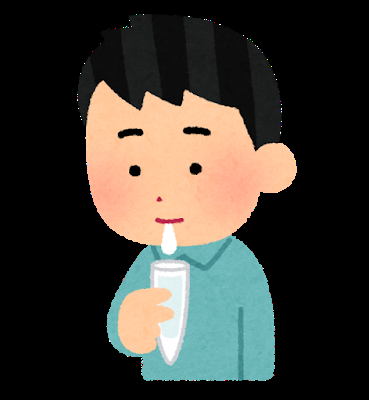
#> input picture medical_kentai_daeki.png, 369 x 400 px
$ python filter.py
#> lines starting #> are read from the running program, lines starting #| are printed output that depends on the picture
#!/usr/bin/env python
# coding: utf-8

# In[1]:


import cv2
import numpy as np

#Filterクラス スーパークラス
class Filter():
    #画像を受け取るメソッド nは1の時がグレースケール  0はRGB -1はRGBA
    def transform(self,img,n):
#> called with img = 'medical_kentai_daeki.png', n = -1
        if n==1:  #グレースケールをimreadに入れることはできないためこのように画像を保持する
            self.img=img
        else:
            self.img=cv2.imread(img)    #画像を読む
#> self.img is the input picture: shape (400, 369, 3); mean B, G, R 52.7, 59.7, 62.6

    #画像を返すメソッド
    def getimg(self):
        return self.img

#Gammaクラス サブクラス  画像をガンマにする
class Gamma(Filter):
    def gammado(self):  #ガンマにするメソッド

        #線形濃度変換
        scale=0.5

        # 画素値の最大値
        imax =(filterimg.getimg()).max()

        # ガンマ補正
        gray = imax*(filterimg.getimg()/ imax)*(1/scale)

        return gray  #ガンマの画像を返す

#Monoクラス サブクラス  画像をモノクロにする
class Mono(Filter):
    def monodo(self):  #モノクロにするメソッド
        gray_img=cv2.cvtColor(filterimg.getimg(),cv2.COLOR_RGB2GRAY)  #受け取った家蔵をモノクロにする
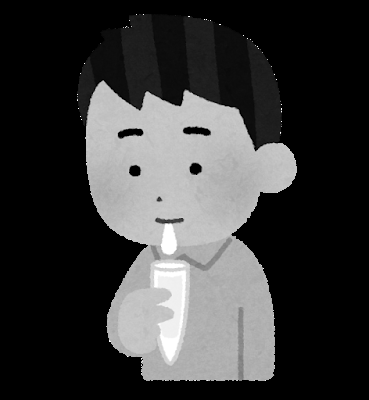
#> gray_img: shape (400, 369); min 0, max 255, mean 57.9
#> in gammado, `imax =(filterimg.getimg()).max()`: imax = 255
        return gray_img #モノクロ画像を返す

#フィルターの組み合わせが出来るクラス
class CompositeFilter():

    def tasu(self):  #フィルターを組み合わせるメソッド
        for i in range(8):  #モノクロ、ガンマを足すことを繰り返す
            mono=Mono()  #同じクラスをもう一つインスタンス
            gamma=Gamma() #同様
            array1 = np.array(mono.monodo(), dtype=object)  #モノクロにする
            array2 = np.array(gamma.gammado(), dtype=object)  #ガンマにする
            print(array1.shape+array2.shape)  #それぞれのフィルターを足す  shapeにしないと行列の計算不可

#Client
filterimg=Mono()  #Monoクラスのインスタンス化 　モノクロにする
filterimg.transform('medical_kentai_daeki.png',-1)  #Monoクラスのtransform(img)を呼ぶ
filterimg.getimg()  #最初の画像を受け取る
imgmono=filterimg.monodo()  #モノクロ画像にする

filterimg=Gamma()  #Gammaクラスのインスタンス化 ガンマにする
filterimg.transform(imgmono,1)  #モノクロにした画像を送る
filterimg.getimg()  #受け取る
imggamma=filterimg.gammado() #ガンマにした画像を返す

filterimg.transform('medical_kentai_daeki.png',-1)  #フィルターオブジェクト に対し、transform()を呼んでimgに代入
img=filterimg.getimg()  #取得した画像をimgに代入

gatai=CompositeFilter()  #ガンマとモノクロを組み合わせる
gatai.tasu()  #それぞれのフィルターを足すメソッド


# In[ ]:


# In[ ]:


# In[ ]:


# In[ ]:


# In[ ]:
